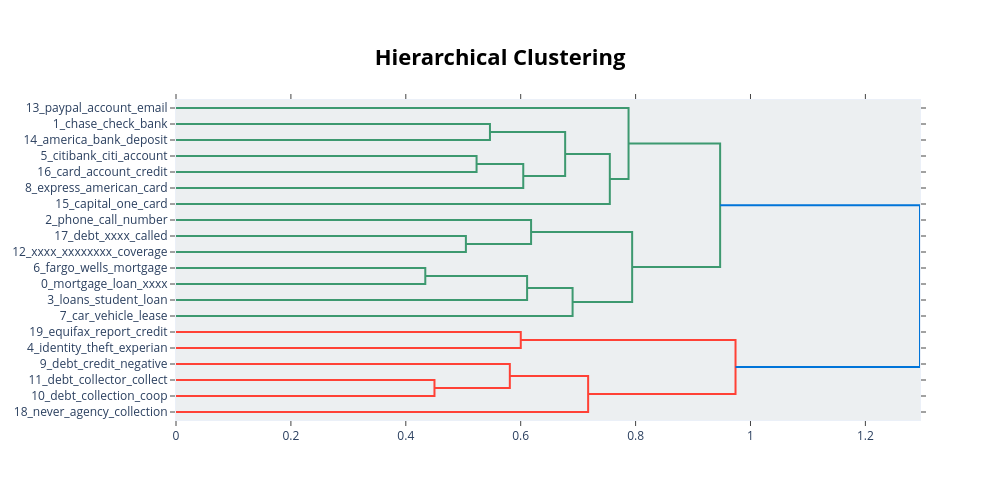

Source (notebook cell):
### Code cell
model.visualize_hierarchy(top_n_topics=20)

### Figure 1 — Plotly figure (JSON) as saved in the notebook; plotly's stock layout.template omitted (floating-point values rounded to 4 significant figures)
{"data": [{"hoverinfo": "text", "marker": {"color": "rgb(61,153,112)"}, "mode": "lines", "type": "scatter", "x": [0.0, 0.5465, 0.5465, 0.0], "xaxis": "x", "y": [-15.0, -15.0, -25.0, -25.0], "yaxis": "y"}, {"hoverinfo": "text", "marker": {"color": "rgb(61,153,112)"}, "mode": "lines", "type": "scatter", "x": [0.0, 0.5232, 0.5232, 0.0], "xaxis": "x", "y": [-35.0, -35.0, -45.0, -45.0], "yaxis": "y"}, {"hoverinfo": "text", "marker": {"color": "rgb(61,153,112)"}, "mode": "lines", "type": "scatter", "x": [0.5232, 0.6045, 0.6045, 0.0], "xaxis": "x", "y": [-40.0, -40.0, -55.0, -55.0], "yaxis": "y"}, {"hoverinfo": "text", "marker": {"color": "rgb(61,153,112)"}, "mode": "lines", "type": "scatter", "x": [0.5465, 0.6774, 0.6774, 0.6045], "xaxis": "x", "y": [-20.0, -20.0, -47.5, -47.5], "yaxis": "y"}, {"hoverinfo": "text", "marker": {"color": "rgb(61,153,112)"}, "mode": "lines", "type": "scatter", "x": [0.6774, 0.7551, 0.7551, 0.0], "xaxis": "x", "y": [-33.75, -33.75, -65.0, -65.0], "yaxis": "y"}, {"hoverinfo": "text", "marker": {"color": "rgb(61,153,112)"}, "mode": "lines", "type": "scatter", "x": [0.0, 0.7877, 0.7877, 0.7551], "xaxis": "x", "y": [-5.0, -5.0, -49.38, -49.38], "yaxis": "y"}, {"hoverinfo": "text", "marker": {"color": "rgb(61,153,112)"}, "mode": "lines", "type": "scatter", "x": [0.0, 0.5046, 0.5046, 0.0], "xaxis": "x", "y": [-85.0, -85.0, -95.0, -95.0], "yaxis": "y"}, {"hoverinfo": "text", "marker": {"color": "rgb(61,153,112)"}, "mode": "lines", "type": "scatter", "x": [0.0, 0.6181, 0.6181, 0.5046], "xaxis": "x", "y": [-75.0, -75.0, -90.0, -90.0], "yaxis": "y"}, {"hoverinfo": "text", "marker": {"color": "rgb(61,153,112)"}, "mode": "lines", "type": "scatter", "x": [0.0, 0.4339, 0.4339, 0.0], "xaxis": "x", "y": [-105.0, -105.0, -115.0, -115.0], "yaxis": "y"}, {"hoverinfo": "text", "marker": {"color": "rgb(61,153,112)"}, "mode": "lines", "type": "scatter", "x": [0.4339, 0.6111, 0.6111, 0.0], "xaxis": "x", "y": [-110.0, -110.0, -125.0, -125.0], "yaxis": "y"}, {"hoverinfo": "text", "marker": {"color": "rgb(61,153,112)"}, "mode": "lines", "type": "scatter", "x": [0.6111, 0.6903, 0.6903, 0.0], "xaxis": "x", "y": [-117.5, -117.5, -135.0, -135.0], "yaxis": "y"}, {"hoverinfo": "text", "marker": {"color": "rgb(61,153,112)"}, "mode": "lines", "type": "scatter", "x": [0.6181, 0.794, 0.794, 0.6903], "xaxis": "x", "y": [-82.5, -82.5, -126.2, -126.2], "yaxis": "y"}, {"hoverinfo": "text", "marker": {"color": "rgb(61,153,112)"}, "mode": "lines", "type": "scatter", "x": [0.7877, 0.9472, 0.9472, 0.794], "xaxis": "x", "y": [-27.19, -27.19, -104.4, -104.4], "yaxis": "y"}, {"hoverinfo": "text", "marker": {"color": "rgb(255,65,54)"}, "mode": "lines", "type": "scatter", "x": [0.0, 0.6001, 0.6001, 0.0], "xaxis": "x", "y": [-145.0, -145.0, -155.0, -155.0], "yaxis": "y"}, {"hoverinfo": "text", "marker": {"color": "rgb(255,65,54)"}, "mode": "lines", "type": "scatter", "x": [0.0, 0.4499, 0.4499, 0.0], "xaxis": "x", "y": [-175.0, -175.0, -185.0, -185.0], "yaxis": "y"}, {"hoverinfo": "text", "marker": {"color": "rgb(255,65,54)"}, "mode": "lines", "type": "scatter", "x": [0.0, 0.5811, 0.5811, 0.4499], "xaxis": "x", "y": [-165.0, -165.0, -180.0, -180.0], "yaxis": "y"}, {"hoverinfo": "text", "marker": {"color": "rgb(255,65,54)"}, "mode": "lines", "type": "scatter", "x": [0.5811, 0.7174, 0.7174, 0.0], "xaxis": "x", "y": [-172.5, -172.5, -195.0, -195.0], "yaxis": "y"}, {"hoverinfo": "text", "marker": {"color": "rgb(255,65,54)"}, "mode": "lines", "type": "scatter", "x": [0.6001, 0.9739, 0.9739, 0.7174], "xaxis": "x", "y": [-150.0, -150.0, -183.8, -183.8], "yaxis": "y"}, {"hoverinfo": "text", "marker": {"color": "rgb(0,116,217)"}, "mode": "lines", "type": "scatter", "x": [0.9472, 1.295, 1.295, 0.9739], "xaxis": "x", "y": [-65.78, -65.78, -166.9, -166.9], "yaxis": "y"}], "layout": {"autosize": false, "height": 500, "hoverlabel": {"bgcolor": "white", "font": {"family": "Rockwell", "size": 16}}, "hovermode": "closest", "plot_bgcolor": "#ECEFF1", "showlegend": false, "title": {"font": {"color": "Black", "size": 22}, "text": "<b>Hierarchical Clustering</b>", "x": 0.5, "xanchor": "center", "yanchor": "top"}, "width": 1000, "xaxis": {"mirror": "allticks", "rangemode": "tozero", "showgrid": false, "showline": true, "showticklabels": true, "ticks": "outside", "type": "linear", "zeroline": false}, "yaxis": {"mirror": "allticks", "range": [-200, 0], "rangemode": "tozero", "showgrid": false, "showline": true, "showticklabels": true, "tickmode": "array", "ticks": "outside", "ticktext": ["13_paypal_account_email", "1_chase_check_bank", "14_america_bank_deposit", "5_citibank_citi_account", "16_card_account_credit", "8_express_american_card", "15_capital_one_card", "2_phone_call_number", "17_debt_xxxx_called", "12_xxxx_xxxxxxxx_coverage", "6_fargo_wells_mortgage", "0_mortgage_loan_xxxx", "3_loans_student_loan", "7_car_vehicle_lease", "19_equifax_report_credit", "4_identity_theft_experian", "9_debt_credit_negative", "11_debt_collector_collect", "10_debt_collection_coop", "18_never_agency_collection"], "tickvals": [-5, -15, -25, -35, -45, -55, -65, -75, -85, -95, -105, -115, -125, -135, -145, -155, -165, -175, -185, -195], "type": "linear", "zeroline": false}}}
